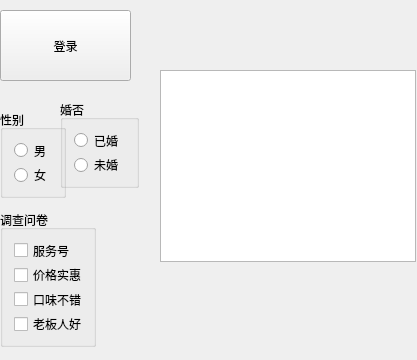
<?xml version="1.0" encoding="UTF-8"?>
<ui version="4.0">
 <class>Widget</class>
 <widget class="QWidget" name="Widget">
  <property name="geometry">
   <rect>
    <x>0</x>
    <y>0</y>
    <width>417</width>
    <height>360</height>
   </rect>
  </property>
  <property name="windowTitle">
   <string>Widget</string>
  </property>
  <widget class="QPushButton" name="loginbutton">
   <property name="geometry">
    <rect>
     <x>0</x>
     <y>10</y>
     <width>131</width>
     <height>71</height>
    </rect>
   </property>
   <property name="text">
    <string>登录</string>
   </property>
   <property name="icon">
    <iconset resource="resource.qrc">
     <normaloff>:/icon/airbnb40x40@2x.png</normaloff>:/icon/airbnb40x40@2x.png</iconset>
   </property>
   <property name="iconSize">
    <size>
     <width>32</width>
     <height>32</height>
    </size>
   </property>
  </widget>
  <widget class="QGroupBox" name="groupBox">
   <property name="geometry">
    <rect>
     <x>0</x>
     <y>110</y>
     <width>66</width>
     <height>88</height>
    </rect>
   </property>
   <property name="title">
    <string>性别</string>
   </property>
   <layout class="QVBoxLayout" name="verticalLayout_2">
    <item>
     <widget class="QRadioButton" name="manbtn">
      <property name="text">
       <string>男</string>
      </property>
     </widget>
    </item>
    <item>
     <widget class="QRadioButton" name="womanbtn">
      <property name="text">
       <string>女</string>
      </property>
     </widget>
    </item>
   </layout>
  </widget>
  <widget class="QGroupBox" name="groupBox_2">
   <property name="geometry">
    <rect>
     <x>60</x>
     <y>100</y>
     <width>79</width>
     <height>88</height>
    </rect>
   </property>
   <property name="title">
    <string>婚否</string>
   </property>
   <layout class="QVBoxLayout" name="verticalLayout_3">
    <item>
     <widget class="QRadioButton" name="radioButton_3">
      <property name="text">
       <string>已婚</string>
      </property>
     </widget>
    </item>
    <item>
     <widget class="QRadioButton" name="radioButton_4">
      <property name="text">
       <string>未婚</string>
      </property>
     </widget>
    </item>
   </layout>
  </widget>
  <widget class="QGroupBox" name="groupBox_3">
   <property name="geometry">
    <rect>
     <x>0</x>
     <y>210</y>
     <width>96</width>
     <height>137</height>
    </rect>
   </property>
   <property name="title">
    <string>调查问卷</string>
   </property>
   <layout class="QVBoxLayout" name="verticalLayout">
    <item>
     <widget class="QCheckBox" name="checkBox">
      <property name="text">
       <string>服务号</string>
      </property>
     </widget>
    </item>
    <item>
     <widget class="QCheckBox" name="checkBox_2">
      <property name="text">
       <string>价格实惠</string>
      </property>
     </widget>
    </item>
    <item>
     <widget class="QCheckBox" name="checkBox_3">
      <property name="text">
       <string>口味不错</string>
      </property>
     </widget>
    </item>
    <item>
     <widget class="QCheckBox" name="checkBox_4">
      <property name="text">
       <string>老板人好</string>
      </property>
     </widget>
    </item>
   </layout>
  </widget>
  <widget class="QListWidget" name="listWidget">
   <property name="geometry">
    <rect>
     <x>160</x>
     <y>70</y>
     <width>256</width>
     <height>192</height>
    </rect>
   </property>
  </widget>
 </widget>
 <layoutdefault spacing="6" margin="11"/>
 <resources>
  <include location="resource.qrc"/>
 </resources>
 <connections/>
</ui>
